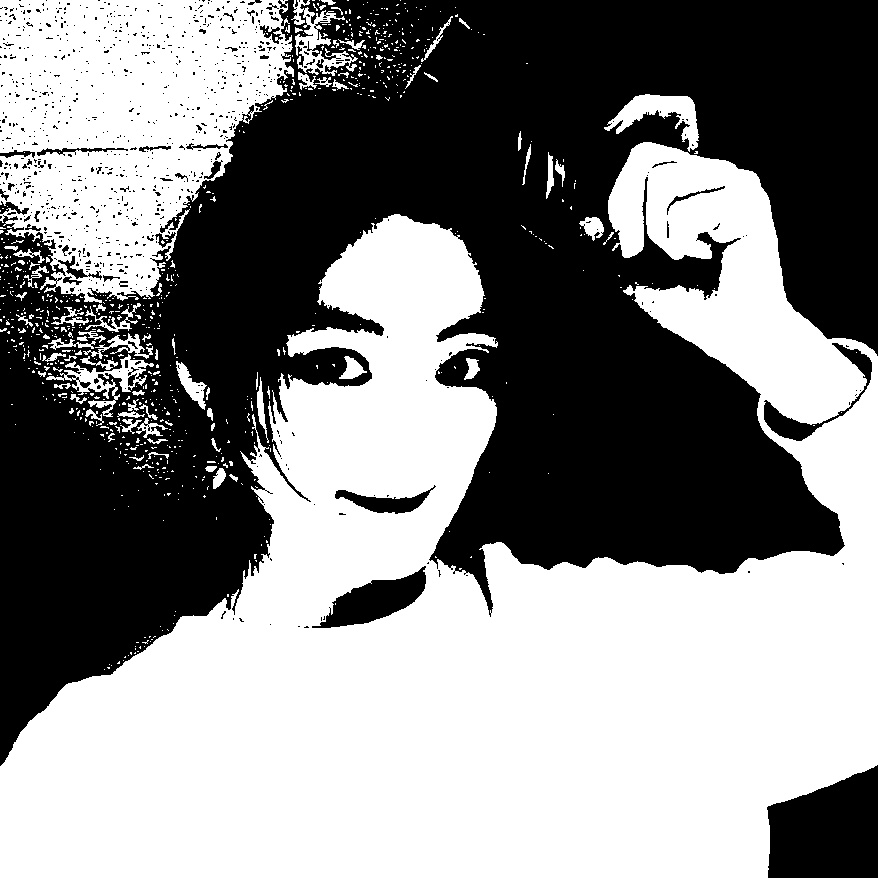
#> input picture First_Lesson/images/yh_black.jpg, 878 x 878 px, found by its file name
$ jupyter execute '1_圖像的數碼化與分辨率.ipynb'   (shell and % lines are left out)
#> lines starting #> are read from the running program, lines starting #| are printed output that depends on the picture
<a href="https://colab.research.google.com/github/raymond92928/Computer_Vision/blob/main/First_Lesson/1_%E5%9C%96%E5%83%8F%E7%9A%84%E6%95%B8%E7%A2%BC%E5%8C%96%E8%88%87%E5%88%86%E8%BE%A8%E7%8E%87.ipynb" target="_parent"></a>

**【教師示範】查看黑白影像的像素值**

1. 載入必須的第三方函式庫
2. 檢視黑白影像的像素值

註：
* 為了更好的呈現影像數位化，本節實驗採用互動效果更好的plotly庫進行視覺化顯示
* 專案檔案的「img_data」資料夾中儲存3張圖片供使用，其中：
 * yh_black.jpg為處理後的黑白影像
 * yh_grey.jpg為處理後的灰階影像
 * yh_color.jpg為原始彩色影像

[cell 1]
#@title 先運行此行來下載必要套件

[cell 2]
import cv2
import sys
import plotly.express as px

[cell 3]
path = "/content/Computer_Vision/First_Lesson/images/yh_black.jpg" # 設定影像路徑
img = cv2.imread(path, cv2.IMREAD_GRAYSCALE) # 以灰階圖模式讀取影像，黑白影像是特殊的灰階圖
#> img is the input picture: shape (878, 878); min 0, max 255, mean 136.1
# 顯示影像
'''
 img參數為影像對象
 color_continuous_scale 為顯示影像的色階，gray指與黑白漸進的灰階顯示
 zmin設定影像色階的最小值
 zmax設定影像色階的最大值
'''
fig = px.imshow(img,
        color_continuous_scale='gray',
        zmin = 0,
        zmax = 255)
fig.show()

運行上方程序，在視覺化視窗中移動滑鼠指針，可以查看影像中任意位置的像素值，其中：
* x代表選取像素點橫向座標，即第x列
* y代表選取像素點縱向座標，即第y行
* color代表選取像素點(x, y)的像素值，在黑白圖中，像素值只有0與255兩個取值

**【學生實踐】查看灰階影像的像素值**

1. 載入“images”中的灰階影像`yh_grey.jpg`
2. 顯示影像，並查看灰階影像的像素值
3. 找出灰階影像與黑白影像的差異

提示：
黑白影像是一類特殊的灰階影像，因此僅修改影像路徑即可完成任務。

[cell 4]
# 在下方寫程式完成任務

完成程式後在視覺化視窗中移動滑鼠指針，可以查看影像中任意位置的像素值，其中：
* x代表選取像素點橫向座標，即第x列
* y代表選取像素點縱向座標，即第y行
* color代表選取像素點(x, y)處的像素值，此處為灰階值

**【教師示範】查看彩色影像的像素值**

1. 載入「images」中的彩色影像`yh_color.jpg`
2. 顯示影像，並查看彩色影像的像素值
3. 找出彩色影像與灰階影像的差異

提示：
CV2讀取影像時，顏色通道為GBR，為了與原始圖片的RGB通道同步，需要轉換顏色通道，`img = img[:,:,::-1]` 便能達到此效果。

[cell 5]
path = "/content/Computer_Vision/First_Lesson/images/yh_color.jpg" # 設定圖片路徑
img = cv2.imread(path)[:, :, ::-1] # 讀取影像，並進行通道翻轉
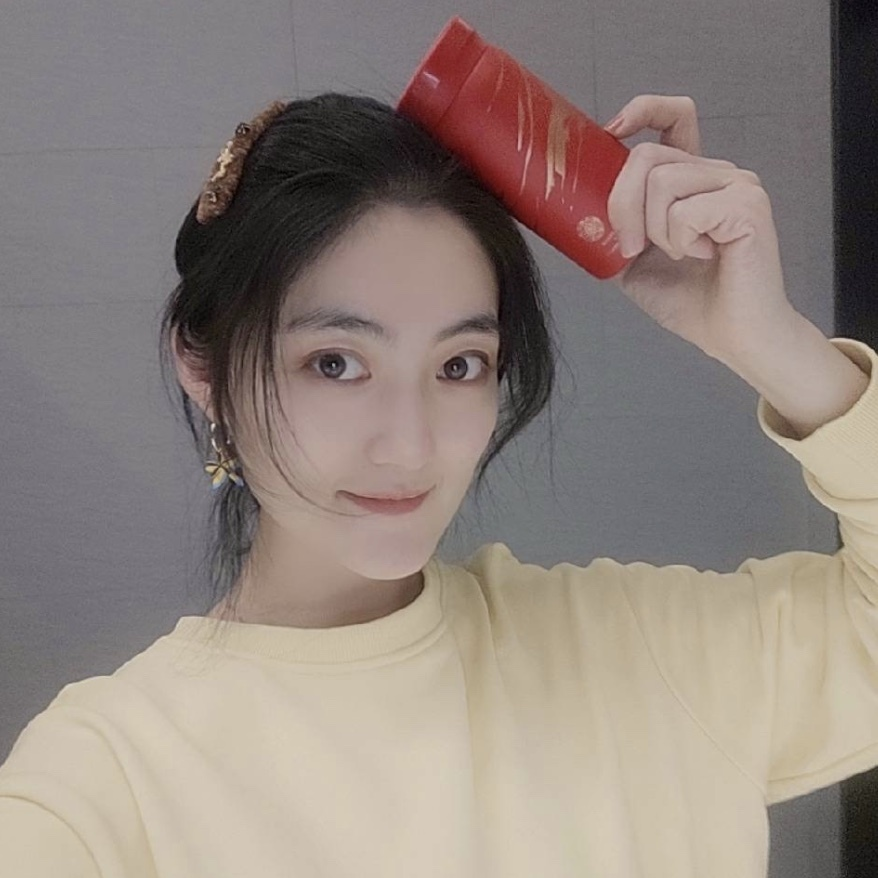
#> input picture First_Lesson/images/yh_color.jpg, 878 x 878 px, found by its file name
#> img: shape (878, 878, 3)

# 顯示影像
'''
 img參數為影像對象
 zmin設定顯示影像時各通道色階的最小值
 zmax設定顯示影像時各通道色階的最大值
'''
fig = px.imshow(img,
        zmin = 0,
        zmax = 255)
fig.show()

運行上方程序，在視覺化視窗中移動滑鼠指針，可以查看影像中任意位置的像素值，其中：
* x代表選取像素點橫向座標，即第x列
* y代表選取像素點縱向座標，即第y行
* color代表選取像素點(x, y)處的像素值，分別為（R通道，G通道，B通道）

**【教師示範】檢視並修改影像解析度**

1. 載入任意圖片
2. 查看影像的解析度尺寸（shape）與寬高

備註：影像物件的shape中第一個元素是影像的高度（像素行數），第二個尺寸是影像的寬度（像素列數）

[cell 6]
img = cv2.imread("/content/Computer_Vision/First_Lesson/images/yh_color.jpg") # 讀入映像
#> img is the input picture: shape (878, 878, 3); mean B, G, R 125.2, 131.7, 143.5
img_ = cv2.cvtColor(img, cv2.COLOR_BGR2RGB) # 另一種轉換影像通道的方式
height, width= img_.shape[:2] # 讀取影像的尺寸，並將前兩個回傳值分別存入width,height
#> height = 878; width = 878

print("查看圖片的尺寸：", img_.shape[:2])
#| 查看圖片的尺寸： (878, 878)
print("影像的寬度為（即像素格子的列數）：", width)
#| 影像的寬度為（即像素格子的列數）： 878
print("影像的高度為（即像素格子的行數）：", height)
#| 影像的高度為（即像素格子的行數）： 878

3. 修改影像的解析度尺寸

[cell 7]
# 修改圖片尺寸
new_img = cv2.resize(img_, (width // 20, height // 20)) # 以第二個參數指定的數值修改圖片尺寸
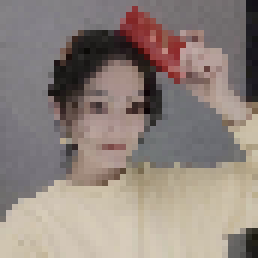
#> new_img: shape (43, 43, 3) (shown 6 times larger); mean R, G, B 143.3, 131.5, 124.9

print("查看新圖片的尺寸：", new_img.shape[:2])
#| 查看新圖片的尺寸： (43, 43)

4. 顯示修改前與修改後的影像

註：後續選擇較常用的matplotlib進行影像視覺化

[cell 8]
import matplotlib.pyplot as plt

ax1 = plt.subplot(1,2,1)

plt.imshow(img_)
ax2 = plt.subplot(1,2,2)

plt.imshow(new_img)
plt.show() # 同時顯示原始影像與縮小後的影像
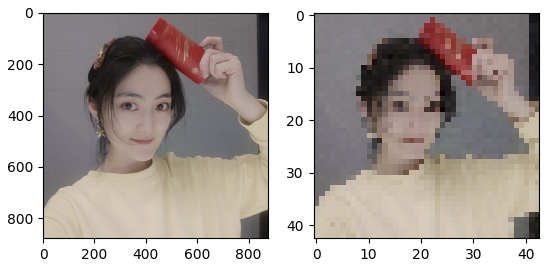
#> figure drawn by matplotlib, 2 panels
